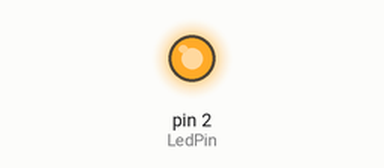
Simulated run of this sketch. Board: Arduino Uno, built with avr-gcc and run on an emulated ATmega328P. Parts: output pins drawn as LEDs (lit = HIGH).

Above: at 0.1 s.
Timing chart, 0 to 1.6 s (numbered marks = the images above):
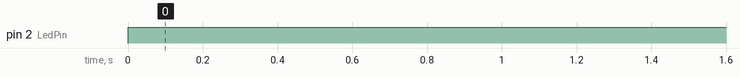

Measured:
- by itself, pin 2 (LedPin): LOW → HIGH at 0.00 s

The sketch:

led_blinking.ino
```cpp
int LedPin=2;
void setup()
{
  pinMode(LedPin,OUTPUT);

}

void loop()
{
  digitalWrite(LedPin,HIGH);
  delay(100);
  //digitalWrite(LedPin,LOW);
 // delay(100);
}
```
